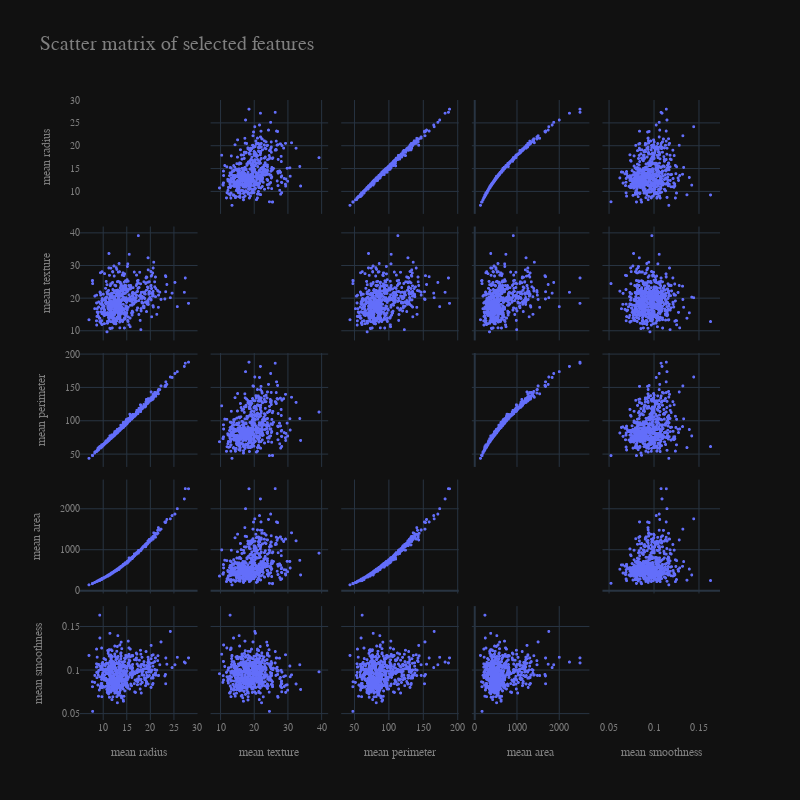

Notebook cell for this chart:
### Markdown cell above
### **Scatter matrix of selected features**

### Code cell
selected_features = ['mean radius', 'mean texture', 'mean perimeter', 'mean area', 'mean smoothness']
fig = px.scatter_matrix(df[selected_features], title='Scatter matrix of selected features', template='plotly_dark')

# Customize the scatter matrix plot
fig.update_traces(marker=dict(size=3, color='#636EFA'), diagonal_visible=False)
fig.update_layout(
    title_font=dict(size=20),
    font=dict(family='Courier New, monospace', size=10, color='#7f7f7f'),
    width=800,
    height=800
)

fig.show()

### Figure 1 — Plotly figure (JSON) as saved in the notebook; plotly's stock layout.template omitted (floating-point values rounded to 4 significant figures; data arrays with more than 128 entries replaced by an {"elided": "..."} marker saying what was removed)
{"data": [{"diagonal": {"visible": false}, "dimensions": [{"axis": {"matches": true}, "label": "mean radius", "values": {"elided": "569 float values"}}, {"axis": {"matches": true}, "label": "mean texture", "values": {"elided": "569 float values"}}, {"axis": {"matches": true}, "label": "mean perimeter", "values": {"elided": "569 float values"}}, {"axis": {"matches": true}, "label": "mean area", "values": {"elided": "569 float values"}}, {"axis": {"matches": true}, "label": "mean smoothness", "values": {"elided": "569 float values"}}], "hovertemplate": "%{xaxis.title.text}=%{x}<br>%{yaxis.title.text}=%{y}<extra></extra>", "legendgroup": "", "marker": {"color": "#636EFA", "size": 3, "symbol": "circle"}, "name": "", "showlegend": false, "type": "splom"}], "layout": {"dragmode": "select", "font": {"color": "#7f7f7f", "family": "Courier New, monospace", "size": 10}, "height": 800, "legend": {"tracegroupgap": 0}, "title": {"font": {"size": 20}, "text": "Scatter matrix of selected features"}, "width": 800}}
